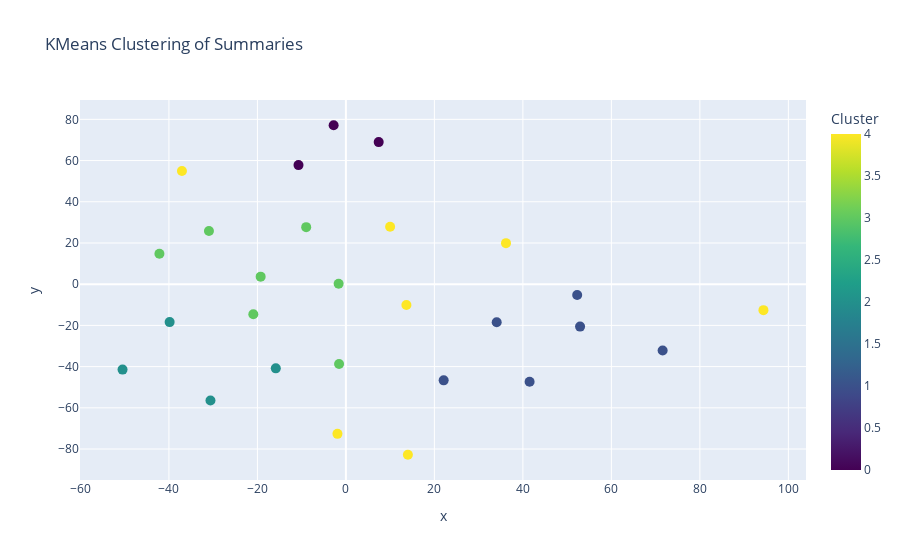

Write notebook code for a chart like this one.
### Code cell
#visualisation des clusters avec de larges points et plotly, avec legende categorielle
import plotly.express as px
fig = px.scatter(LIRISpublications, x='x', y='y', color='kmeans_label',
                 hover_data=['title_s'], 
                 title='KMeans Clustering of Summaries',
                 labels={'kmeans_label': 'Cluster'},
                 color_continuous_scale=px.colors.sequential.Viridis)
fig.update_traces(marker=dict(size=10))  # Adjust marker size
fig.show()

### Figure 1 — Plotly figure (JSON) as saved in the notebook; plotly's stock layout.template omitted (floating-point values rounded to 4 significant figures)
{"data": [{"customdata": [["Review of driver behaviour modelling for highway on‐ramp merging"], ["London taxi drivers exploit neighbourhood boundaries for hierarchical route planning"], ["A Multiagent Path Search Algorithm for Large-Scale Coalition Structure Generation\\, Accepted Paper"], ["Hide Exposures by Removing Mastermind’s External Sources on Social Network (Student Abstract)"], ["A modular machine learning tool for holistic and fine-grained behavioral analysis"], ["Re_actShap : détection de rebranchements des réseaux de régulation d’expression génique à l’aide des valeurs SHAP"], ["The R-Vessel-X Project"], ["TruShare: Confidential Key-Value Store for Untrusted Environments,TruShare: base de données clé-valeur confidentielle pour environnements non-fiable"], ["Multi-attribute based self-stabilizing algorithm for leader election in distributed systems"], ["Beyond Batch Learning: Global Awareness Enhanced Domain Adaptation"], ["$k$-Graph: A Graph Embedding for Interpretable Time Series Clustering"], ["Short and local transformations between ($\\\\Delta+1$)-colorings"], ["Patient-Specific Biomechanical Diaphragm-Ribs Respiratory Motion Model for Radiation Therapy"], ["Topological Autoencoders++: Fast and Accurate Cycle-Aware Dimensionality Reduction"], ["OWNER — Toward Unsupervised Open-World Named Entity Recognition"], ["Generalization abilities of foundation models in waste classification"], ["A Comprehensive Survey on Image Fusion: Which Approach Fits Which Need"], ["Luciole: The Design Story of a Serious Game for Learning English Created for (and with) Children"], ["A Collaborative Vocabulary Notebook as a Complementary Tool to Language Courses at the University Level"], ["Multi-physics modeling of organs in motion (imaging and therapy)"], ["Event knowledge and object-scene knowledge jointly influence fixations in scenes"], ["GRANITE : a Byzantine-Resilient Dynamic Gossip Learning Framework"], ["An informed machine learning based environmental risk score for hypertension in European adults"], ["Plagiarism in education and scientific integrity in the age of Generative IA : IAgiarism ?,Plagiat en éducation et intégrité scientifique à l'ère de l'IA générative : IAgiat ?"], ["Going further with Vertex Block Descent"], ["Patient-Specific Biomechanical Diaphragm-Ribs Respiratory Motion Model for Radiation Therapy"], ["Volume Preserving Neural Shape Morphing"]], "hovertemplate": "x=%{x}<br>y=%{y}<br>title_s=%{customdata[0]}<br>Cluster=%{marker.color}<extra></extra>", "legendgroup": "", "marker": {"color": [4, 1, 3, 2, 1, 2, 4, 4, 2, 3, 3, 3, 0, 3, 1, 1, 4, 4, 4, 0, 1, 4, 1, 2, 3, 0, 3], "coloraxis": "coloraxis", "size": 10, "symbol": "circle"}, "mode": "markers", "name": "", "orientation": "v", "showlegend": false, "type": "scatter", "x": [36.18, 22.1, -1.543, -30.61, 52.92, -39.83, -37.06, 94.37, -15.84, -20.93, -1.644, -19.27, -2.77, -42.14, 71.58, 34.08, 13.68, 14.01, -1.909, -10.71, 41.52, 9.992, 52.27, -50.48, -8.974, 7.412, -30.95], "xaxis": "x", "y": [19.92, -46.66, -38.75, -56.45, -20.58, -18.39, 54.92, -12.6, -40.85, -14.59, 0.2501, 3.661, 77.14, 14.77, -32.14, -18.46, -10.08, -82.77, -72.64, 57.79, -47.33, 27.91, -5.248, -41.44, 27.68, 68.96, 25.81], "yaxis": "y"}], "layout": {"coloraxis": {"colorbar": {"title": {"text": "Cluster"}}, "colorscale": [[0, "#440154"], [0.1111, "#482878"], [0.2222, "#3e4989"], [0.3333, "#31688e"], [0.4444, "#26828e"], [0.5556, "#1f9e89"], [0.6667, "#35b779"], [0.7778, "#6ece58"], [0.8889, "#b5de2b"], [1, "#fde725"]]}, "legend": {"tracegroupgap": 0}, "title": {"text": "KMeans Clustering of Summaries"}, "xaxis": {"anchor": "y", "domain": [0, 1], "title": {"text": "x"}}, "yaxis": {"anchor": "x", "domain": [0, 1], "title": {"text": "y"}}}}
